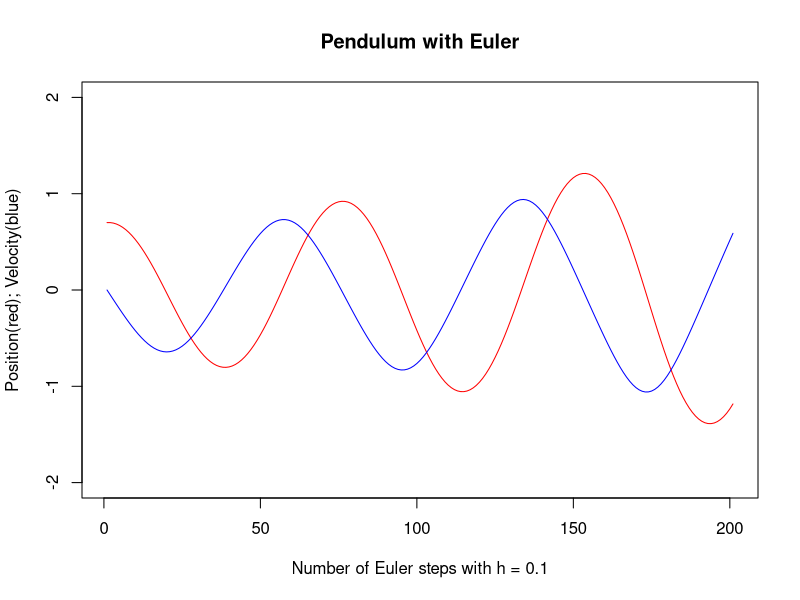

Recreate this plot in R.
# Brendan Hendricks
# April 4, 2023
# hw8 Ex 3.3


g = 1
L = 1.3
number_of_iterations = 200
h = 0.1
X1 = 0.7
X2 = 0

for(i in 1:(number_of_iterations)) {
  X1[i+1] = X1[i] + h*(X2[i])
  X2[i+1] = X2[i] + h*(-g/L*(sin(X1[i])))
}

print(X1)
print(X2)
plot(X1,col="red",type="l",ylim=c(-2,2),ylab = "Position(red); Velocity(blue)",xlab = "Number of Euler steps with h = 0.1",main = "Pendulum with Euler")
points(X2,col="blue",type="l")

